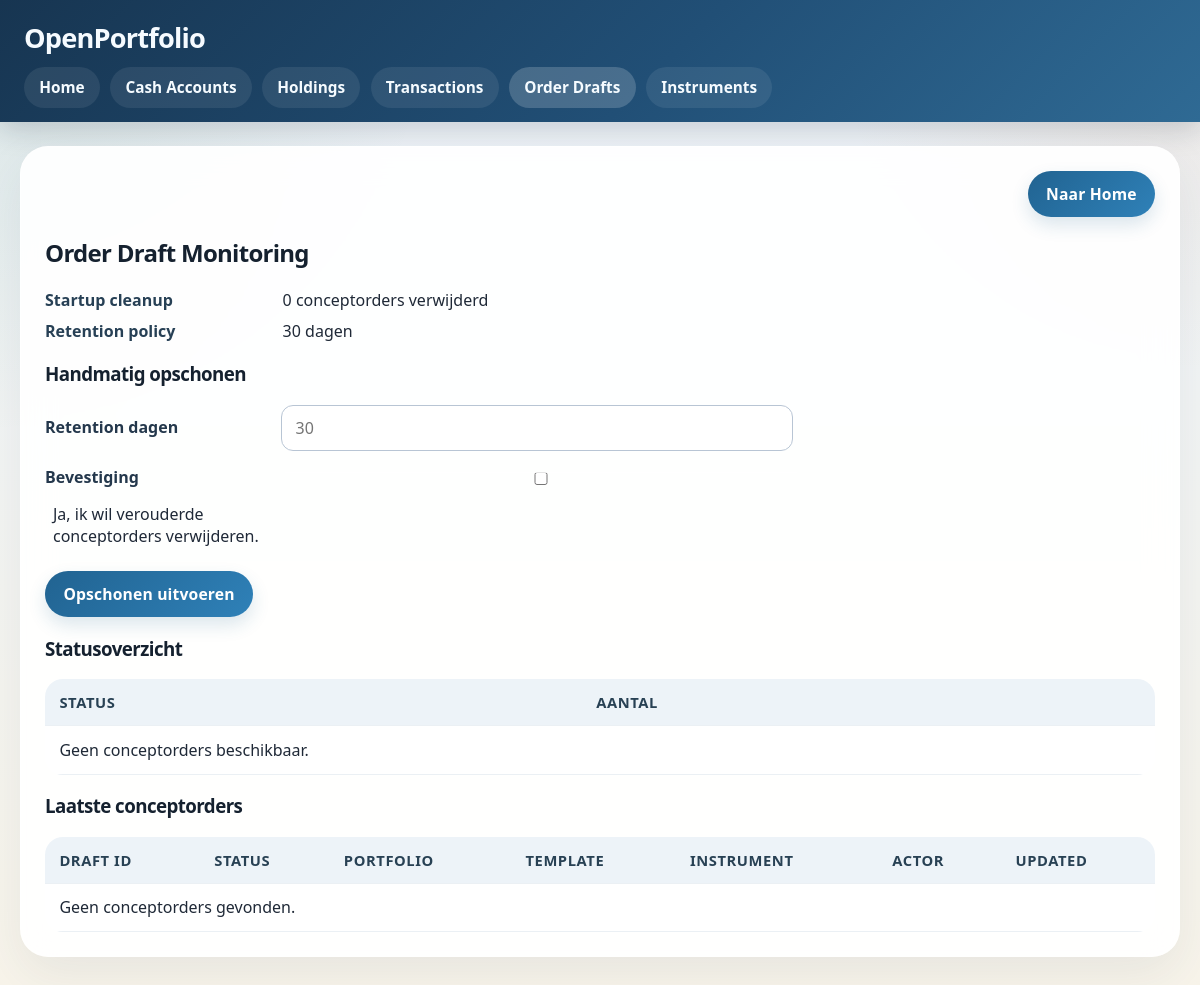
/order-drafts, run on an earlier commit of the app's database.
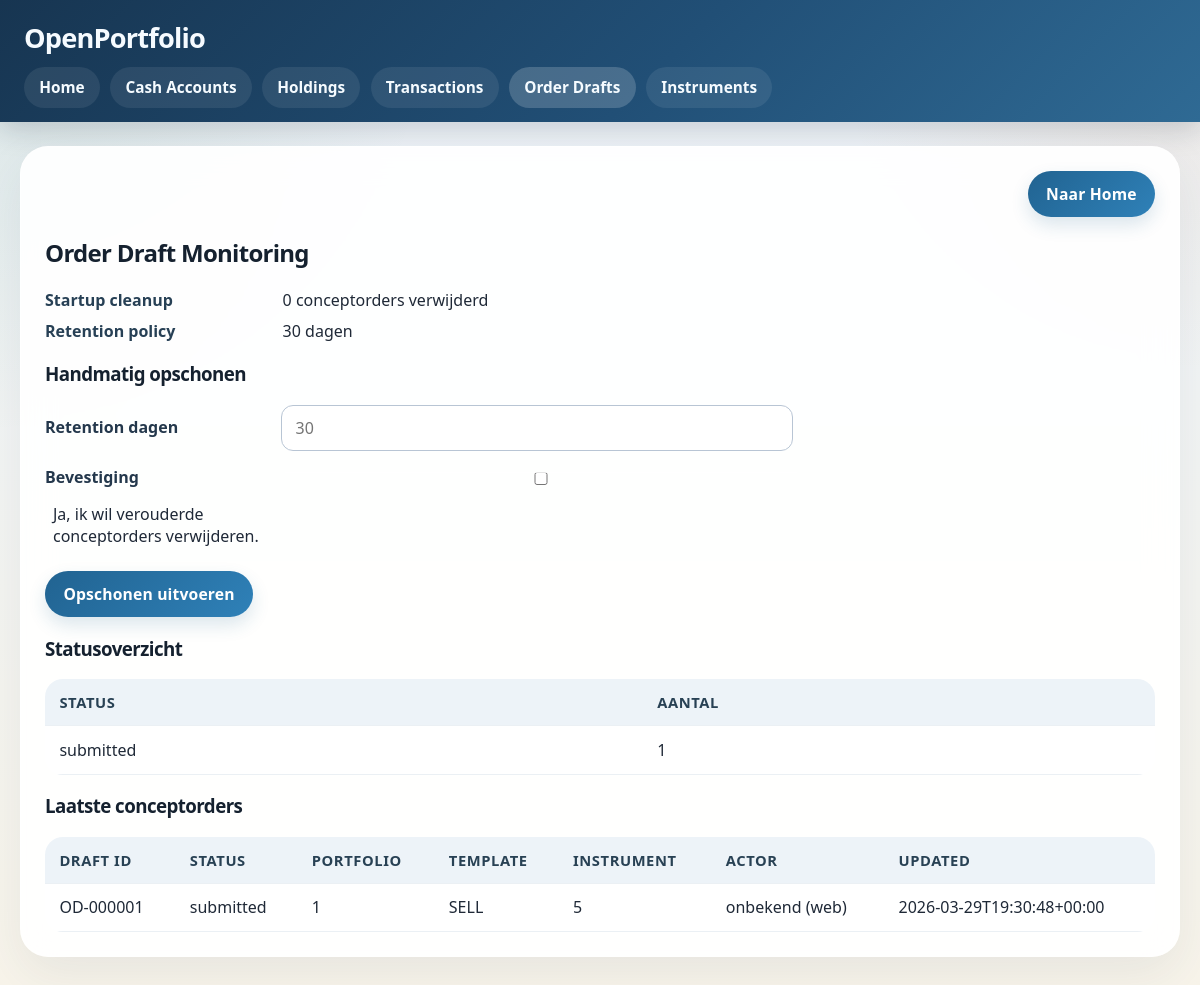
And on a later commit of the database.
### tables this page shows
CREATE TABLE order_draft (
                draft_id TEXT PRIMARY KEY,
                portfolio_id INTEGER NOT NULL,
                status TEXT NOT NULL,
                payload_json TEXT NOT NULL,
                errors_json TEXT,
                warnings_json TEXT,
                created_at TEXT NOT NULL,
                updated_at TEXT NOT NULL
            );

### src/open_portfolio/web_app.py (the view, shortened to what this page needs)
    @app.route("/order-drafts", methods=["GET", "POST"])
    def order_drafts_page():
        if request.method == "POST":
            selected_client_id = request.form.get("client_id", type=int)
            selected_portfolio_id = request.form.get("portfolio_id", type=int)
        else:
            selected_client_id = request.args.get("client_id", type=int)
            selected_portfolio_id = request.args.get("portfolio_id", type=int)
        selected_client, selected_portfolio = resolve_context(selected_client_id, selected_portfolio_id)
        cleanup_message = None
        cleanup_error = None
        drafts = order_database.list_order_drafts(limit=200)
        status_counts = order_database.get_order_draft_status_counts()
        return render_template(
            "order_drafts.html",
            drafts=drafts,
            status_counts=status_counts,
            startup_purged_drafts=startup_purged_drafts,
            retention_days=retention_days,
            cleanup_message=cleanup_message,
            cleanup_error=cleanup_error,
            selected_client=selected_client,
            selected_portfolio=selected_portfolio,
            selected_client_id=selected_client.client_id if selected_client else None,
            selected_portfolio_id=selected_portfolio.portfolio_id if selected_portfolio else None,
            nav_query=nav_query(selected_client, selected_portfolio),
            active_page="order-drafts",
        )

### src/open_portfolio/database.py (called while the page is built)
    def get_order_draft_status_counts(self) -> Dict[str, int]:
        with self._lock:
            c = self.conn.cursor()
            c.execute(
            """
            SELECT status, COUNT(*)
            FROM order_draft
            GROUP BY status
            """
            )
            rows = c.fetchall()
            return {str(r[0]): int(r[1]) for r in rows}

### src/open_portfolio/templates/order_drafts.html (shortened to what this page needs)
{% extends "base.html" %}
{% block content %}
<h2>Order Draft Monitoring</h2>
<div class="context-grid">
  <div class="label">Startup cleanup</div><div>{{ startup_purged_drafts }} conceptorders verwijderd</div>
  <div class="label">Retention policy</div><div>{{ retention_days }} dagen</div>
</div>
<h3>Handmatig opschonen</h3>
<form method="post">
  <div class="form-row">
    <label for="retention_days">Retention dagen</label>
    <input type="number" name="retention_days" id="retention_days" min="1" step="1" placeholder="{{ retention_days }}" class="tx-short">
  </div>
  <div class="form-row">
    <label for="cleanup_confirm">Bevestiging</label>
    <input type="checkbox" name="cleanup_confirm" id="cleanup_confirm" value="1">
    <span style="margin-left: 0.5em;">Ja, ik wil verouderde conceptorders verwijderen.</span>
  </div>
  <div class="form-actions">
    <button class="button" type="submit">Opschonen uitvoeren</button>
  </div>
</form>
<h3>Statusoverzicht</h3>
<table>
  <thead>
    <tr><th>Status</th><th>Aantal</th></tr>
  </thead>
  <tbody>
    {% for status, count in status_counts.items() %}
      <tr><td>{{ status }}</td><td>{{ count }}</td></tr>
    {% else %}
      <tr><td colspan="2">Geen conceptorders beschikbaar.</td></tr>
    {% endfor %}
  </tbody>
</table>
<h3>Laatste conceptorders</h3>
<table>
  <thead>
    <tr>
      <th>Draft ID</th>
      <th>Status</th>
      <th>Portfolio</th>
      <th>Template</th>
      <th>Instrument</th>
      <th>Actor</th>
      <th>Updated</th>
    </tr>
  </thead>
  <tbody>
    {% for d in drafts %}
      <tr>
        <td>{{ d.draft_id }}</td>
        <td>{{ d.status }}</td>
        <td>{{ d.portfolio_id }}</td>
        <td>{{ d.payload.get('template', '-') }}</td>
        <td>{{ d.payload.get('product_id', '-') }}</td>
        <td>
          {% set actor_id = d.payload.get('actor_id', '') %}
          {% set actor_role = d.payload.get('actor_role', '') %}
          {% set actor_channel = d.payload.get('actor_channel', 'web') %}
          {% if actor_id %}{{ actor_id }}{% else %}onbekend{% endif %}
          ({{ actor_channel }})
        </td>
        <td>{{ d.updated_at }}</td>
      </tr>
    {% else %}
      <tr><td colspan="7">Geen conceptorders gevonden.</td></tr>
    {% endfor %}
  </tbody>
</table>
{% endblock %}

### src/open_portfolio/templates/base.html (shortened to what this page needs)
<!DOCTYPE html>
<html lang="nl">
<head>
</head>
<body>
    <header>
        <h1>OpenPortfolio</h1>
        <nav>
            <a href="/{{ nav_query or '' }}" class="{% if active_page == 'home' %}active{% endif %}">Home</a>
            <a href="/accounts{{ nav_query or '' }}" class="{% if active_page == 'accounts' %}active{% endif %}">Cash Accounts</a>
            <a href="/holdings{{ nav_query or '' }}" class="{% if active_page == 'holdings' %}active{% endif %}">Holdings</a>
            <a href="/transactions{{ nav_query or '' }}" class="{% if active_page == 'transactions' %}active{% endif %}">Transactions</a>
            <a href="/order-drafts{{ nav_query or '' }}" class="{% if active_page == 'order-drafts' %}active{% endif %}">Order Drafts</a>
            <a href="/instruments{{ nav_query or '' }}" class="{% if active_page == 'instruments' %}active{% endif %}">Instruments</a>
        </nav>
    </header>
    <main>
        {% if active_page != 'home' %}
        <div class="top-actions">
            <a class="button" href="/{{ nav_query or '' }}">Naar Home</a>
        </div>
        {% endif %}
        {% block content %}{% endblock %}
    </main>
</body>
</html>

### src/open_portfolio/templates/base.html (style rules this page uses)
:root { --bg-top: #eef4fb; --bg-bottom: #f8f4ea; --surface: rgba(255, 255, 255, 0.92); --surface-strong: #ffffff; --surface-muted: #f4f7fb; --line: #d7e0ea; --line-strong: #b8c5d4; --ink: #1f2937; --ink-soft: #516172; --primary: #166534; --primary-strong: #114e3a; --accent: #c97931; --danger: #c2410c; --success: #0f766e; --shadow-soft: 0 18px 48px rgba(39, 63, 94, 0.08); --shadow-card: 0 10px 24px rgba(33, 52, 82, 0.06); --radius-xl: 28px; --radius-lg: 18px; --radius-md: 12px; }
* { box-sizing: border-box; }
html { font-size: 16px; }
body { font-family: "Aptos", "Segoe UI Variable", "Segoe UI", "Helvetica Neue", sans-serif; margin: 0; min-height: 100vh; background: radial-gradient(circle at top left, rgba(22, 101, 52, 0.10), transparent 28%), radial-gradient(circle at top right, rgba(201, 121, 49, 0.11), transparent 24%), linear-gradient(180deg, var(--bg-top) 0%, var(--bg-bottom) 100%); color: var(--ink); }
h1, h2, h3 { font-family: "Aptos Display", "Segoe UI", sans-serif; letter-spacing: -0.03em; color: #15212f; }
a { color: var(--primary-strong); }
input, select, button, textarea { font: inherit; }
header { background: linear-gradient(135deg, #173551 0%, #214f76 55%, #2f6a94 100%); color: #fff; padding: 1.2rem 1.5rem 0.85rem; box-shadow: 0 8px 26px rgba(18, 36, 54, 0.18); }
header h1 { margin: 0 0 0.65rem; color: #f6fbff; font-size: clamp(1.7rem, 2vw, 2.25rem); }
nav { display: flex; flex-wrap: wrap; gap: 0.65rem; }
nav a { color: #f5fbff; text-decoration: none; font-weight: 600; font-size: 0.96rem; padding: 0.65rem 0.95rem; border-radius: 999px; background: rgba(255, 255, 255, 0.08); transition: background 120ms ease, transform 120ms ease; }
nav a:hover, nav a.active { background: rgba(255, 255, 255, 0.18); }
main { width: min(1440px, calc(100vw - 40px)); margin: 1.5rem auto 2rem; background: var(--surface); backdrop-filter: blur(16px); border: 1px solid rgba(255, 255, 255, 0.45); border-radius: var(--radius-xl); box-shadow: var(--shadow-soft); padding: clamp(1.4rem, 2vw, 2.4rem); }
.top-actions { margin-bottom: 1rem; display: flex; justify-content: flex-end; }
.form-row { display: grid; grid-template-columns: minmax(150px, 220px) minmax(0, 1fr); gap: 0.9rem 1rem; align-items: center; margin-bottom: 1rem; }
.form-row label { font-weight: 600; color: #24384c; line-height: 1.35; }
.form-row input, .form-row select, .form-row textarea { width: 100%; max-width: 32rem; padding: 0.7rem 0.85rem; border: 1px solid var(--line-strong); border-radius: var(--radius-md); background: #fff; color: var(--ink); box-shadow: inset 0 1px 0 rgba(255,255,255,0.8); }
.form-actions { display: flex; flex-wrap: wrap; gap: 0.85rem; margin-top: 1.5rem; }
.button { display: inline-flex; align-items: center; justify-content: center; min-height: 2.85rem; width: auto; max-width: 18rem; padding: 0.72rem 1.15rem; border: none; border-radius: 999px; background: linear-gradient(135deg, #216391 0%, #2f81b8 100%); color: #fff; text-decoration: none; font-size: 0.98rem; font-weight: 700; letter-spacing: 0.01em; cursor: pointer; box-shadow: 0 8px 18px rgba(33, 99, 145, 0.16); }
table { width: 100%; border-collapse: collapse; margin-top: 1rem; background: rgba(255, 255, 255, 0.75); border-radius: var(--radius-lg); overflow: hidden; }
th, td { padding: 0.8rem 0.9rem; border-bottom: 1px solid #ebf0f4; text-align: left; vertical-align: top; }
th { background: #edf3f8; color: #284154; font-size: 0.92rem; font-weight: 700; text-transform: uppercase; letter-spacing: 0.04em; }
.context-grid { display: grid; grid-template-columns: minmax(140px, 220px) minmax(0, 1fr); gap: 0.55rem 1.1rem; margin: 0.8rem 0 1.2rem; }
.context-grid .label { font-weight: 700; color: #274055; }

What changed in the data, as far as the page shows it:
added order_draft: status "submitted", portfolio "1", draft_id "OD-000001", portfolio_id "1", payload.get "SELL", payload.get "5", actor_channel "web", updated_at "2026-03-29T19:30:48+00:00"
Also different on the page:
text no longer shown: "Geen conceptorders beschikbaar. Geen conceptorders gevonden."
